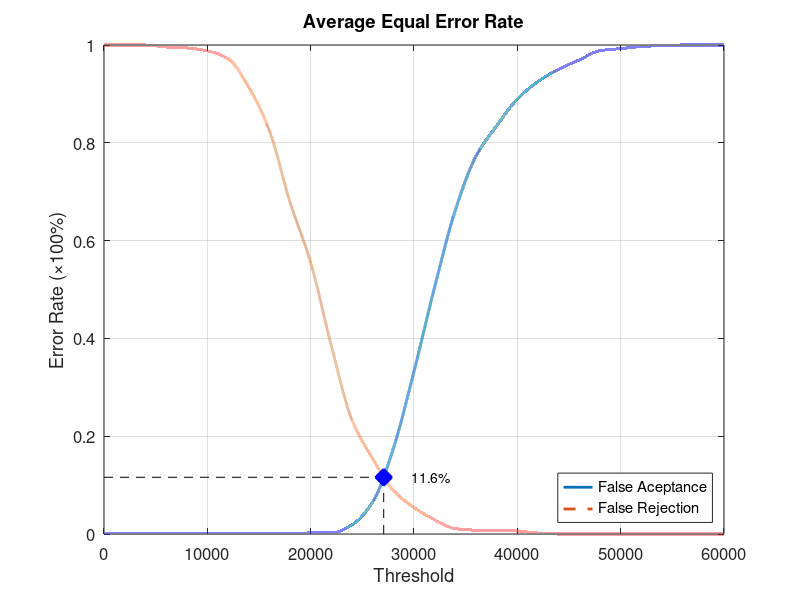
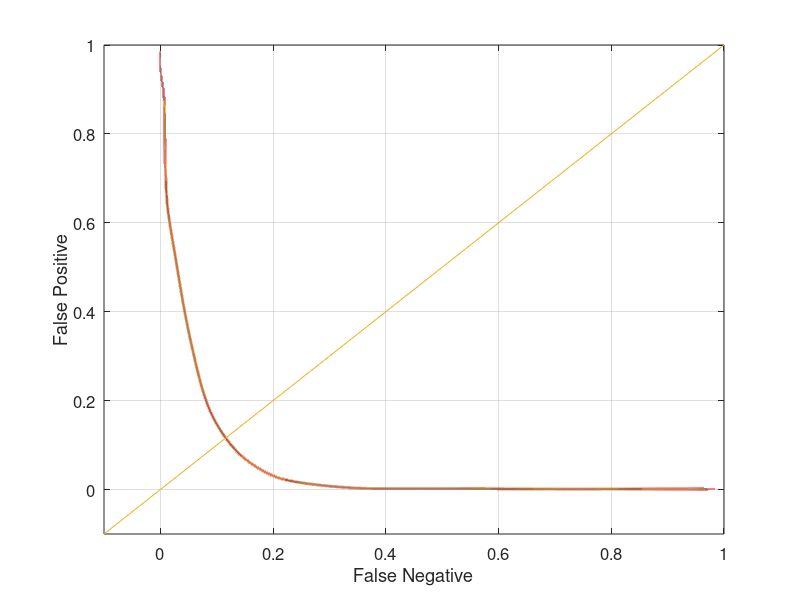

These charts were generated, in order, by the following MATLAB code:
function yEER = Database2Average
close all;
clear;
clc;
x = 0:2000:60000;
xq = 0:0.5:60000;

y0 = [0 0.00105263 0.00105263 0.00105263 0.00105263 0.00105263 0.00105263 0.00105263 0.00105263 0.00105263 0.00210526 0.00210526 0.0189474 0.0652632 0.174737 0.332632 0.505263 0.662105 0.772632 0.834737 0.889474 0.925263 0.950526 0.969474 0.988421 0.992632 0.996842 0.998947 1 1 1];
yy0 = interp1(x, y0, xq, 'pchip');
y1 = [1 1 1 0.996 0.994 0.988 0.972 0.914 0.825 0.679 0.555 0.385 0.233 0.154 0.089 0.054 0.029 0.011 0.008 0.008 0.006 0.002 0 0 0 0 0 0 0 0 0];
yy1 = interp1(x, y1, xq, 'pchip');

% Calculating EER: 
y2 = abs(y0 - y1);
find(y2 == min(y2))
yy2 = abs(yy0 - yy1);
xEER = find(yy2 == min(yy2));
xEERIndex = xq(xEER) % X-axis EER
yEER = yy0(xEER) % Y-axis EER

main = figure
plot(xq, yy0,'-','LineWidth', 2);	hold on
plot(xq, yy1,'--','LineWidth', 2);	hold on
plot([xEERIndex xEERIndex], [0 yEER], 'k--');	hold on
plot([0 xEERIndex], [yEER yEER], 'k--');	hold on
plot(xEERIndex, yEER, 'bx', 'LineWidth', 10);	hold on
text(xEERIndex + 10 * xEERIndex / 100, yEER, [num2str(round((10000 * yEER)) / 100) '%'])
legend('False Aceptance', 'False Rejection', 'Location', 'SouthEast')
xlabel('Threshold')
ylabel('Error Rate (\times100%)')
title('Average Equal Error Rate')
set(gca, 'FontSize', 12)
axis([0 60000 0 1])
grid on

print(main, 'Database2AverageMain', '-dpng');
FNRxFPR = figure('Color', [1 1 1]);
plot(yy1, yy0, '-', yy1, yy0, 'LineWidth', 2);
hold on
y = -0.1:0.1:1
plot(y, y); 
set(gca, 'FontSize', 12)
xlabel('False Negative')
ylabel('False Positive')
axis([-0.1 1 -0.1 1])
set(gca, 'FontSize', 12)
grid on

print(FNRxFPR, 'Database2AverageFNRxFPR','-dpng');
end
